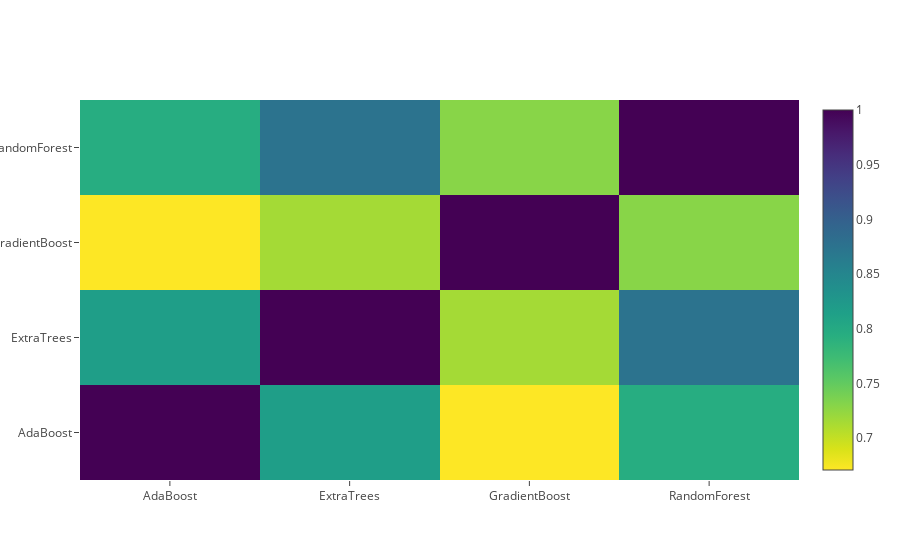

The notebook cell saved with this chart:
### Code cell
data = [go.Heatmap(z=base_predictions_train.astype(float).corr().values,
                  x=base_predictions_train.columns.values,
                  y=base_predictions_train.columns.values,
                  colorscale='Viridis',
                  showscale=True,
                  reversescale=True)]
py.iplot(data, filename='labelled-heatmap')

### Figure 1 — Plotly figure (JSON) as saved in the notebook; plotly's stock layout.template omitted (floating-point values rounded to 4 significant figures)
{"data": [{"colorscale": "Viridis", "reversescale": true, "showscale": true, "type": "heatmap", "uid": "daafe972-55d8-4ea7-b4d0-b6107ce963ae", "x": ["AdaBoost", "ExtraTrees", "GradientBoost", "RandomForest"], "y": ["AdaBoost", "ExtraTrees", "GradientBoost", "RandomForest"], "z": [[1, 0.8165, 0.6709, 0.7949], [0.8165, 1, 0.7153, 0.8753], [0.6709, 0.7153, 1, 0.7294], [0.7949, 0.8753, 0.7294, 1]]}], "layout": {}}
